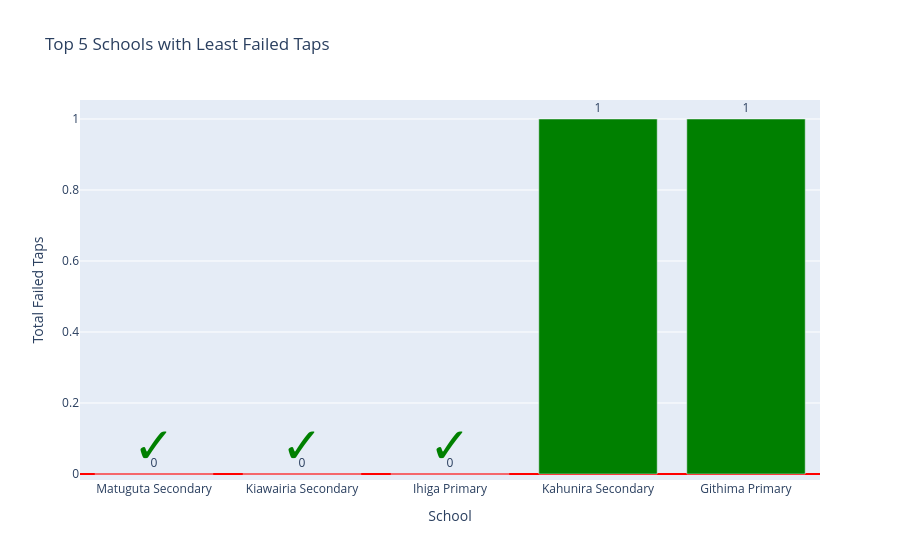

Notebook code cell kept with this figure:
### Code cell
import pandas as pd
import plotly.graph_objects as go

# --- Step 1: Compute total failed taps per school ---
school_failed_taps = (
    filtered_df.groupby("School")["Failed_Taps"]
    .sum()
    .reset_index()
)

# --- Step 2: Sort ascending (least failed taps first) ---
top5_failed_taps = school_failed_taps.sort_values("Failed_Taps").head(5)

# --- Step 3: Plot ---
fig = go.Figure()

# Add bars for all 5 schools (including zeros)
fig.add_trace(go.Bar(
    x=top5_failed_taps["School"],
    y=top5_failed_taps["Failed_Taps"],
    text=top5_failed_taps["Failed_Taps"],
    textposition="outside",
    marker_color="green",
    name="Failed Taps"
))

# --- Step 4: Add BIG tick annotations for schools with 0 failed taps ---
zero = top5_failed_taps[top5_failed_taps["Failed_Taps"] == 0]
for school in zero["School"]:
    fig.add_annotation(
        x=school,
        y=0,
        text="✓",                # tick symbol
        showarrow=False,
        font=dict(color="green", size=50),  # make it BIG and green
        yshift=30                # lift it above the axis
    )

# --- Step 5: Layout adjustments ---
fig.update_layout(
    title="Top 5 Schools with Least Failed Taps",
    xaxis_title="School",
    yaxis_title="Total Failed Taps",
    yaxis=dict(zeroline=True, zerolinecolor="red", zerolinewidth=2)
)

fig.show()

### Figure 1 — Plotly figure (JSON) as saved in the notebook; plotly's stock layout.template omitted (floating-point values rounded to 4 significant figures)
{"data": [{"marker": {"color": "green"}, "name": "Failed Taps", "text": [0, 0, 0, 1, 1], "textposition": "outside", "type": "bar", "x": ["Matuguta Secondary", "Kiawairia Secondary", "Ihiga Primary", "Kahunira Secondary", "Githima Primary"], "y": [0, 0, 0, 1, 1]}], "layout": {"annotations": [{"font": {"color": "green", "size": 50}, "showarrow": false, "text": "✓", "x": "Matuguta Secondary", "y": 0, "yshift": 30}, {"font": {"color": "green", "size": 50}, "showarrow": false, "text": "✓", "x": "Kiawairia Secondary", "y": 0, "yshift": 30}, {"font": {"color": "green", "size": 50}, "showarrow": false, "text": "✓", "x": "Ihiga Primary", "y": 0, "yshift": 30}], "title": {"text": "Top 5 Schools with Least Failed Taps"}, "xaxis": {"title": {"text": "School"}}, "yaxis": {"title": {"text": "Total Failed Taps"}, "zeroline": true, "zerolinecolor": "red", "zerolinewidth": 2}}}
